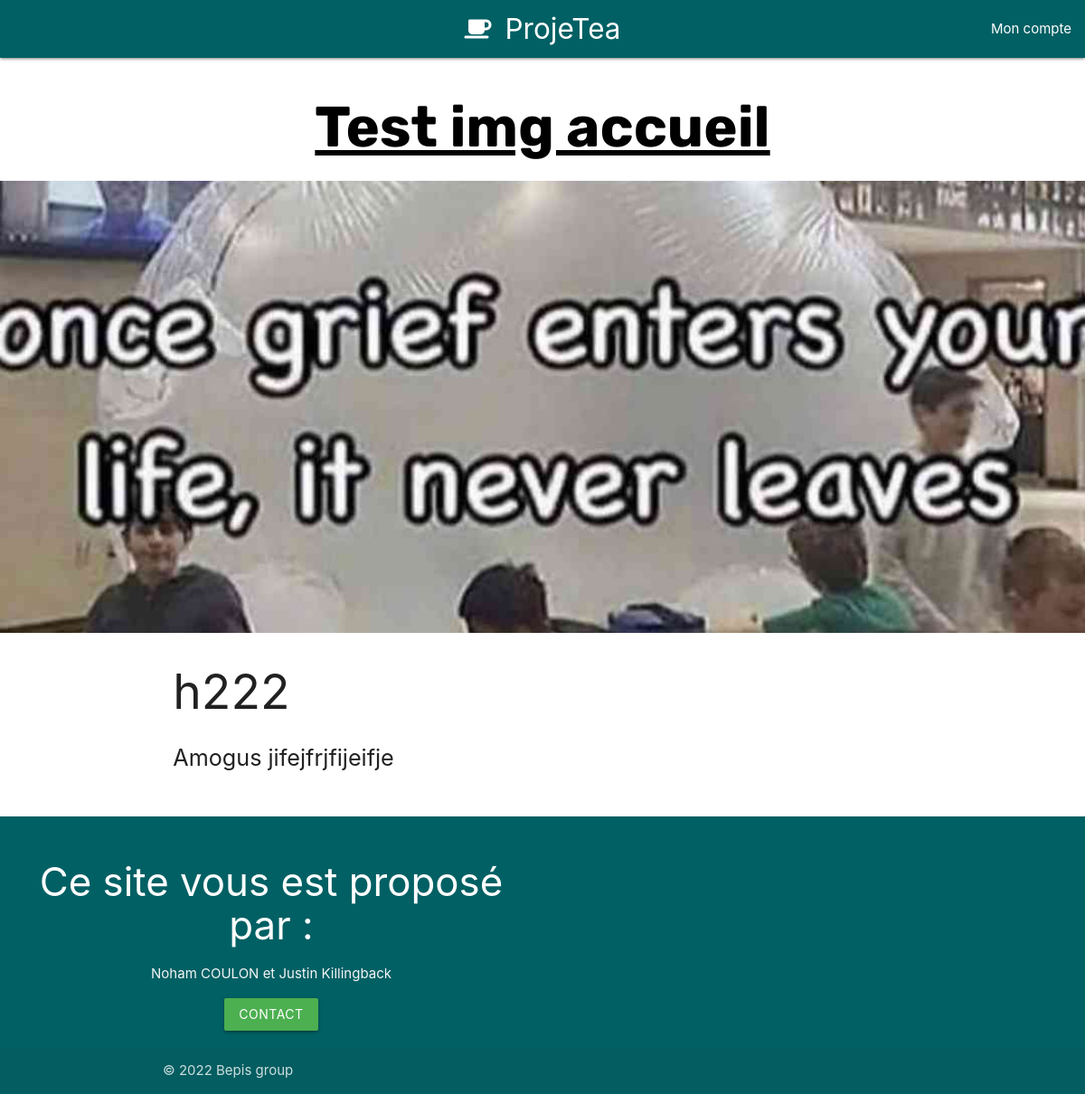
The page /projects.php?id=4 on the database its author committed.
### tables this page shows
CREATE TABLE `projects` (
  `id` int(100) NOT NULL,
  `name` varchar(200) NOT NULL,
  `img_parallax` varchar(200) DEFAULT NULL,
  `h2` varchar(100) DEFAULT NULL,
  `p1` text,
  `description` varchar(255) NOT NULL DEFAULT 'Je suis une description'
);

### projects.php (the view, shortened to what this page needs)
<!DOCTYPE html>
  <html lang="fr">
    <head>
      <?php
      require "cfg/config.php";
      $id = $_GET['id'];
      $sql = "SELECT * FROM `projects` WHERE id=$id";
      $pre = $pdo->prepare($sql);
      $pre->execute();
      $project = $pre->fetchall();
      $name = $project[0][1];
      require "components/head.php";
      ?>
    </head>
    <body>
      <?php require "components/navbar.php";
      $img_parallax = "../".$project[0][2];
      $h2 = $project[0][3];
      $p1 = $project[0][4];
      ?>
      <h1 class="title center"><?php echo $name; ?></h1>
      <div class="parallax-container">
        <div class="parallax"><img src="img/<?php echo $img_parallax; ?>" alt="img parallax"></div>
      </div>
      <div class="row container flow-text">
        <div class="col m8 s12">
          <h2><?php echo $h2; ?></h2>
          <p><?php echo $p1; ?></p>
        </div>
      </div>
      <?php require "components/footer.php" ?>
    </body>
  </html>

### css/style.css (style rules this page uses)
body { background-color: white ; cursor: auto; }
h1 { font-family: Rubik; color: black; }
.title { font-weight: bold; text-decoration: underline; }

### rows shown on the page
projects: name "Test img accueil", img_parallax (picture), h2 "h222", p1 "Amogus jifejfrjfijeifje"
